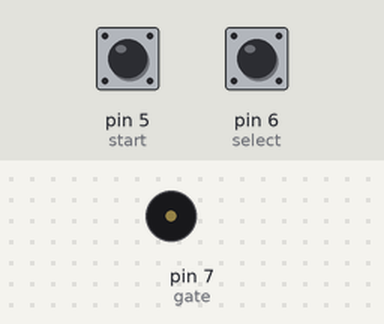
The sketch below on a simulated Arduino Uno, built with avr-gcc and run on an emulated ATmega328P. Shown: buzzer (waves = sounding). Inputs (shaded band) come from the test bench; at power-on: pin 5 (start) LOW, pin 6 (select) LOW.

Above: at 1.2 s.
1.3 s: pin 5 (start) pulled HIGH for 1 s
At 1.8 s:
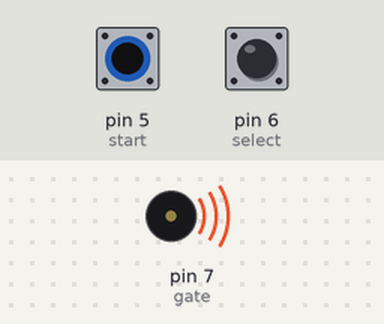
4.1 s: pin 5 (start) pulled HIGH for 3.2 s
At 8.8 s:
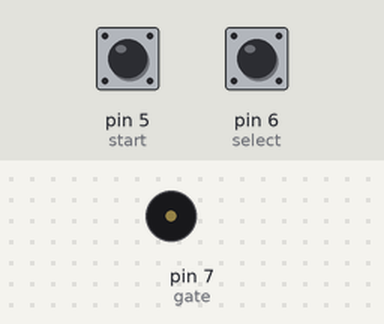
Timing chart, 0 to 10.3 s (numbered marks = the images above; inputs shaded):
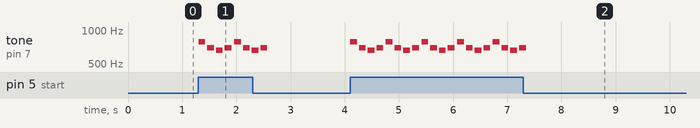

Measured:
- after the input at 1.3 s, tone on pin 7 (gate): plays 784 Hz for 0.13 s, 698 Hz for 0.13 s, 659 Hz for 0.13 s, 698 Hz for 0.13 s, 784 Hz for 0.13 s, 698 Hz for 0.13 s … (8 notes in this stretch), starting at once
- after the input at 4.1 s, tone on pin 7 (gate): silent → 784 Hz at once, then repeats every 0.66 s: silent 0.04 s, 698 Hz 0.13 s, silent 0.04 s, 659 Hz 0.13 s, silent 0.04 s, 698 Hz 0.13 s, silent 0.05 s, 784 Hz 0.13 s, until it stays silent from 7.3 s

The sketch:

clacson.ino
```cpp
#include "melody.h"

#define start  5 // switch destro (avvio melodia)
#define select  6 // switch sinistro (selezione melodia)
#define gate  7 // pin gate mosfet

#define numsong 9

int num = 0;
int pausenotes = 0;
int i = 0;

void setup()
{
  pinMode(gate, OUTPUT);
  digitalWrite(gate, LOW);
  pinMode(start, INPUT);
  pinMode(select, INPUT);
}

void suonaSuoneria(int* melodia, int* noteDurata, int durata, float pausa, int sizeMelodia) {

  for (int thisNote = 0; thisNote < sizeMelodia; thisNote++) {
    int noteDuration = durata / noteDurata[thisNote];
    tone(gate, melodia[thisNote], noteDuration);
    pausenotes = noteDuration * pausa;
    delay(pausenotes);
    noTone(gate);
  }
}

void loop()
{
  if (digitalRead(select)) {
    while (digitalRead(select)) delay(10);
    if (num >= numsong) num = 0;
    else num++;
  }

  switch (num) {

    case 0: // Clacson corriera
      if (digitalRead(start)) suonaSuoneria(melody1, noteDurations1, 1000, 1.30, (sizeof(melody1) / sizeof(melody1[0])));
      digitalWrite(gate, LOW);
      break;

    case 1: //Mario
      if (digitalRead(start)) suonaSuoneria(melody2, noteDurations2, 2000, 0.85, (sizeof(melody2) / sizeof(melody2[0])));
      digitalWrite(gate, LOW);
      break;

    case 2: // Tetris
      if (digitalRead(start)) suonaSuoneria(melody3, noteDurations3, 1000, 1.30, (sizeof(melody3) / sizeof(melody3[0])));
      digitalWrite(gate, LOW);
      break;

    case 3: // Seven nation army
      if (digitalRead(start)) suonaSuoneria(melody4, noteDurations4, 3200, 1.2, (sizeof(melody4) / sizeof(melody4[0])));
      digitalWrite(gate, LOW);
      break;

    case 4: //Natale
      if (digitalRead(start)) suonaSuoneria(melody5, noteDurations5, 1000, 1.50, (sizeof(melody5) / sizeof(melody5[0])));
      digitalWrite(gate, LOW);
      break;

    case 5: //L'amour toujours
      if (digitalRead(start)) suonaSuoneria(melody6, noteDurations6, 1000, 1.30, (sizeof(melody6) / sizeof(melody6[0])));
      digitalWrite(gate, LOW);
      break;

    case 6: // Natale
      if (digitalRead(start)) suonaSuoneria(melody7, noteDurations7, 800, 1.30, (sizeof(melody7) / sizeof(melody7[0])));
      digitalWrite(gate, LOW);
      break;

    case 7: // Hazard Dixie
      if (digitalRead(start)) suonaSuoneria(melody8, noteDurations8, 900, 1.30, (sizeof(melody8) / sizeof(melody8[0])));
      digitalWrite(gate, LOW);
      break;
  }
  delay(10);
}
```

melody.h
```cpp
#define NOTE_B0  31
#define NOTE_C1  33
#define NOTE_CS1 35
#define NOTE_D1  37
#define NOTE_DS1 39
#define NOTE_E1  41
#define NOTE_F1  44
#define NOTE_FS1 46
#define NOTE_G1  49
#define NOTE_GS1 52
#define NOTE_A1  55
#define NOTE_AS1 58
#define NOTE_B1  62
#define NOTE_C2  65
#define NOTE_CS2 69
#define NOTE_D2  73
#define NOTE_DS2 78
#define NOTE_E2  82
#define NOTE_F2  87
#define NOTE_FS2 93
#define NOTE_G2  98
#define NOTE_GS2 104
#define NOTE_A2  110
#define NOTE_AS2 117
#define NOTE_B2  123
#define NOTE_C3  131
#define NOTE_CS3 139
#define NOTE_D3  147
#define NOTE_DS3 156
#define NOTE_E3  165
#define NOTE_F3  175
#define NOTE_FS3 185
#define NOTE_G3  196
#define NOTE_GS3 208
#define NOTE_A3  220
#define NOTE_AS3 233
#define NOTE_B3  247
#define NOTE_C4  262
#define NOTE_CS4 277
#define NOTE_D4  294
#define NOTE_DS4 311
#define NOTE_E4  330
#define NOTE_F4  349
#define NOTE_FS4 370
#define NOTE_G4  392
#define NOTE_GS4 415
#define NOTE_A4  440
#define NOTE_AS4 466
#define NOTE_B4  494
#define NOTE_C5  523
#define NOTE_CS5 554
#define NOTE_D5  587
#define NOTE_DS5 622
#define NOTE_E5  659
#define NOTE_F5  698
#define NOTE_FS5 740
#define NOTE_G5  784
#define NOTE_GS5 831
#define NOTE_A5  880
#define NOTE_AS5 932
#define NOTE_B5  988
#define NOTE_C6  1047
#define NOTE_CS6 1109
#define NOTE_D6  1175
#define NOTE_DS6 1245
#define NOTE_E6  1319
#define NOTE_F6  1397
#define NOTE_FS6 1480
#define NOTE_G6  1568
#define NOTE_GS6 1661
#define NOTE_A6  1760
#define NOTE_AS6 1865
#define NOTE_B6  1976
#define NOTE_C7  2093
#define NOTE_CS7 2217
#define NOTE_D7  2349
#define NOTE_DS7 2489
#define NOTE_E7  2637
#define NOTE_F7  2794
#define NOTE_FS7 2960
#define NOTE_G7  3136
#define NOTE_GS7 3322
#define NOTE_A7  3520
#define NOTE_AS7 3729
#define NOTE_B7  3951
#define NOTE_C8  4186
#define NOTE_CS8 4435
#define NOTE_D8  4699
#define NOTE_DS8 4978

//Clacson corriera
int melody1[] = {NOTE_G5, NOTE_F5, NOTE_E5, NOTE_F5};
int noteDurations1[] = {8,8,8,8};

//Mario
int melody2[] = {NOTE_E5, NOTE_E5, 0, NOTE_E5, 0, NOTE_C5, NOTE_E5, 0, NOTE_G5, 0, 0,  0, NOTE_G4, 0, 0, 0, NOTE_C5, 0, 0, NOTE_G4, 0, 0, NOTE_E4, 0, 0, NOTE_A4, 0, NOTE_B4, 0, NOTE_AS4, NOTE_A4, 0, NOTE_G4, NOTE_E5, NOTE_G5, NOTE_A5, 0, NOTE_F5, NOTE_G5, 0, NOTE_E5, 0, NOTE_C5, NOTE_D5, NOTE_B4, 0, 0, NOTE_C5, 0, 0, NOTE_G4, 0, 0, NOTE_E4, 0, 0, NOTE_A4, 0, NOTE_B4, 0, NOTE_AS4, NOTE_A4, 0, NOTE_G4, NOTE_E5, NOTE_G5, NOTE_A5, 0, NOTE_F5, NOTE_G5, 0, NOTE_E5, 0, NOTE_C5, NOTE_D5, NOTE_B4, 0, 0};
int noteDurations2[] = {12, 12, 12, 12, 12, 12, 12, 12, 12, 12, 12, 12, 12, 12, 12, 12, 12, 12, 12, 12, 12, 12, 12, 12, 12, 12, 12, 12, 12, 12, 12, 12, 9, 9, 9, 12, 12, 12, 12, 12, 12, 12, 12, 12, 12, 12, 12, 12, 12, 12, 12, 12, 12, 12, 12, 12, 12, 12, 12, 12, 12, 12, 12, 9, 9, 9, 12, 12, 12, 12, 12, 12, 12, 12, 12, 12, 12, 12};

 //Tetris
 int melody3[] = {NOTE_E5, NOTE_B4, NOTE_C5, NOTE_D5, NOTE_C5, NOTE_B4, NOTE_A4, NOTE_A4, NOTE_C5, NOTE_E5, NOTE_D5, NOTE_C5, NOTE_B4, 0, NOTE_C5,NOTE_D5, NOTE_E5, NOTE_C5, NOTE_A4, NOTE_A4};
 int noteDurations3[] = {4, 8, 8, 4, 8, 8, 4, 8, 8, 4, 8, 8, 4, 8, 8, 4, 4, 4, 4, 2};

 //Seven nation army
 int melody4[] = {NOTE_F5, NOTE_F5, NOTE_GS5, NOTE_F5, NOTE_DS5, NOTE_CS5, NOTE_C5};
 int noteDurations4[] = {6, 16, 12, 12, 16, 4, 4};

 //Natale
 int melody5[] = {NOTE_C5, NOTE_F5, NOTE_F5, NOTE_A5, NOTE_F5, NOTE_F5, NOTE_A5, NOTE_G5, NOTE_A5, NOTE_F5};
 int noteDurations5[] = {8, 8, 4, 8, 8, 4, 8, 3, 8, 3};

//L'amour Toujours
int melody6[] = {NOTE_E4, NOTE_E4, NOTE_E4, NOTE_C5, NOTE_B4, NOTE_B4, NOTE_B4, NOTE_C5, NOTE_A4, NOTE_A4, NOTE_A4, NOTE_G4, NOTE_A4, NOTE_A4, NOTE_A4, NOTE_G4, NOTE_A4, NOTE_G4, NOTE_E4};
int noteDurations6[] = {2, 4, 8, 8, 2, 4, 8, 8, 2, 4, 8, 8, 4, 4, 8, 8, 8, 8, 2};

//Natale
int melody7[] = { NOTE_B3, NOTE_F4, NOTE_F4, NOTE_G4, NOTE_F4, NOTE_E4, NOTE_D4, NOTE_D4, NOTE_D4, NOTE_G4, NOTE_G4, NOTE_A4, NOTE_G4, NOTE_F4, NOTE_E4, NOTE_E4, NOTE_E4, NOTE_A4, NOTE_A4, NOTE_B4, NOTE_A4, NOTE_G4, NOTE_F4, NOTE_D4, NOTE_B3, NOTE_B3, NOTE_D4, NOTE_G4, NOTE_E4, NOTE_F4};
int noteDurations7[] = { 4, 4, 8, 8, 8, 8, 4, 4, 4, 4, 8, 8, 8, 8, 4, 4, 4, 4, 8, 8, 8, 8, 4, 4, 8, 8, 4, 4, 4, 2};

//Hazard (Dixie)
int melody8[] = {NOTE_G5, NOTE_E5, NOTE_C5, NOTE_C5, NOTE_C5, NOTE_D5, NOTE_E5, NOTE_F5, NOTE_G5, NOTE_G5, NOTE_G5, NOTE_E5};
int noteDurations8[] = {8, 8, 4, 4, 8, 8, 8, 8, 4, 4, 4, 4};

//Maza la vecia
int melody9[] = {NOTE_G5, NOTE_G5, NOTE_G5, NOTE_A5, NOTE_G5, NOTE_B5, NOTE_C6};
int noteDurations9[] = {8, 16, 8, 8, 4, 8, 8};
```
